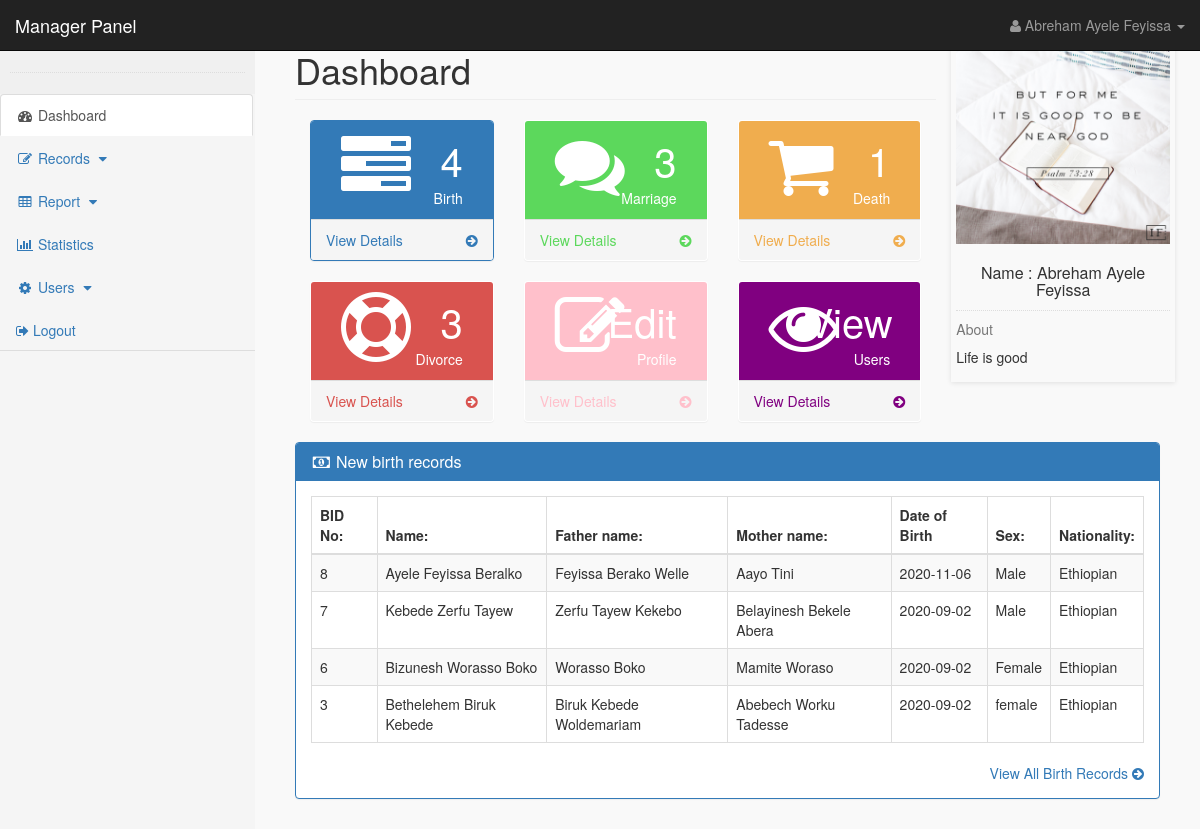
The app's page /users/manager.php?dashboard&lang=eng (signed in) with its own data.
### tables this page shows
CREATE TABLE `user` (
  `user_id` int(10) NOT NULL,
  `user_name` varchar(255) NOT NULL,
  `user_email` varchar(255) NOT NULL,
  `user_pass` varchar(255) NOT NULL,
  `user_image` text NOT NULL,
  `user_address` text NOT NULL,
  `user_bid` int(11) NOT NULL,
  `user_position` text NOT NULL,
  `user_confrim_code` text NOT NULL,
  `user_contact` text NOT NULL,
  `user_job` text NOT NULL,
  `user_manager_id` int(11) NOT NULL,
  `user_role` text NOT NULL,
  `user_about` text NOT NULL
);

CREATE TABLE `birth_records` (
  `bid` int(10) NOT NULL,
  `name` varchar(255) NOT NULL,
  `father_name` varchar(255) NOT NULL,
  `grand_father_name` varchar(255) NOT NULL,
  `gender` varchar(10) NOT NULL,
  `date_of_birth` date NOT NULL,
  `place_of_birth` varchar(255) NOT NULL,
  `region` varchar(255) NOT NULL,
  `zone` varchar(255) NOT NULL,
  `woreda` varchar(255) NOT NULL,
  `nationality` varchar(255) NOT NULL,
  `mother_bid` int(10) NOT NULL,
  `father_bid` int(10) NOT NULL,
  `mother_full_name` varchar(255) NOT NULL,
  `mother_nationality` varchar(255) NOT NULL,
  `father_full_name` varchar(255) NOT NULL,
  `father_nationality` varchar(255) NOT NULL,
  `registrar_full_name` varchar(255) NOT NULL,
  `registrar_id` int(10) NOT NULL,
  `image` text NOT NULL
);

### users/dashboard.php (the view, shortened to what this page needs)
<?php
if(!isset($_SESSION['user_email'])){
echo "<script>window.open('login.php','_self')</script>";
}
else {
?>
<html>
<head>
    <link rel="stylesheet" type="text/css" href="style.css"/>
</head>
<div class="row">
<div class="col-lg-9">
<div>
<h1 class="page-header">Dashboard</h1>
</div>
<div class="col-lg-4 col-md-6">
<div class="panel panel-primary">
<div class="panel-heading">
<div class="row">
<div class="col-xs-3">
<i class="fa fa-tasks fa-5x"> </i>
</div>
<div class="col-xs-9 text-right">
<div class="huge"> <?php echo $count_birth_records; ?> </div>
<div>Birth</div>
</div>
</div>
</div>
<a href="manager.php?view_birth_records&lang=eng">
<div class="panel-footer">
<span class="pull-left"> View Details </span>
<span class="pull-right"> <i class="fa fa-arrow-circle-right"></i> </span>
<div class="clearfix"></div>
</div>
</a>
</div>
</div>
<div class="col-lg-4 col-md-6">
<div class="panel panel-green">
<div class="panel-heading">
<div class="row">
<div class="col-xs-3">
<i class="fa fa-comments fa-5x"> </i>
</div>
<div class="col-xs-9 text-right">
<div class="huge"> <?php echo $count_marriage_records; ?> </div>
<div>Marriage</div>
</div>
</div>
</div>
<a href="manager.php?view_marriage_records&lang=eng">
<div class="panel-footer">
<span class="pull-left"> View Details </span>
<span class="pull-right"> <i class="fa fa-arrow-circle-right"></i> </span>
<div class="clearfix"></div>
</div>
</a>
</div>
</div>
<div class="col-lg-4 col-md-6">
<div class="panel panel-yellow">
<div class="panel-heading">
<div class="row">
<div class="col-xs-3">
<i class="fa fa-shopping-cart fa-5x"> </i>
</div>
<div class="col-xs-9 text-right">
<div class="huge"> <?php echo $count_death_records; ?> </div>
<div>Death</div>
</div>
</div>
</div>
<a href="manager.php?view_death_records&lang=eng">
<div class="panel-footer">
<span class="pull-left"> View Details </span>
<span class="pull-right"> <i class="fa fa-arrow-circle-right"></i> </span>
<div class="clearfix"></div>
</div>
</a>
</div>
</div>
<div class="col-lg-4 col-md-6">
<div class="panel panel-red">
<div class="panel-heading">
<div class="row">
<div class="col-xs-3">
<i class="fa fa-support fa-5x"> </i>
</div>
<div class="col-xs-9 text-right">
<div class="huge"> <?php echo $count_divorce_records; ?> </div>
<div>Divorce</div>
</div>
</div>
</div>
<a href="manager.php?view_divorce_records&lang=eng">
<div class="panel-footer">
<span class="pull-left"> View Details </span>
<span class="pull-right"> <i class="fa fa-arrow-circle-right"></i> </span>
<div class="clearfix"></div>
</div>
</a>
</div>
</div>
<div class="col-lg-4 col-md-6">
<div class="panel panel-pink">
<div class="panel-heading">
<div class="row">
<div class="col-xs-3">
<i class="fa fa-edit fa-5x"> </i>
</div>
<div class="col-xs-9 text-right">
<div class="huge"> Edit </div>
<div>Profile</div>
</div>
</div>
</div>
<a href="manager.php?user_profile=<?php echo $user_id; ?>&lang=eng">
<div class="panel-footer">
<span class="pull-left"> View Details </span>
<span class="pull-right"> <i class="fa fa-arrow-circle-right"></i> </span>
<div class="clearfix"></div>
</div>
</a>
</div>
</div>
<div class="col-lg-4 col-md-6">
<div class="panel panel-purple">
<div class="panel-heading">
<div class="row">
<div class="col-xs-3">
<i class="fa fa-eye fa-5x"> </i>
</div>
<div class="col-xs-9 text-right">
<div class="huge"> View </div>
<div>Users</div>
</div>
</div>
</div>
<a href="manager.php?view_users&lang=eng">
<div class="panel-footer">
<span class="pull-left"> View Details </span>
<span class="pull-right"> <i class="fa fa-arrow-circle-right"></i> </span>
<div class="clearfix"></div>
</div>
</a>
</div>
</div>
</div>
<div class="col-lg-3 " style="padding: 5px; margin: 15px 0px;border-radius:1px solid #e6e6e6; box-shadow: 0 1px 5px rgba(0, 0, 0, 0.1);">
    <?php
if(!isset($_SESSION['user_email'])){
}
else {
echo "
<center>
<img src='images/$user_image' class='img-responsive'>
</center>
<br>
<h3 align='center' class='panel-title'> Name : $user_name </h3>
";
}
    ?>
    <hr class="dotted short">
<h5 class="text-muted">About</h5>
<p>
    <?php echo $user_about; ?>
</p>
</div>
</div>
<div class="row" >
<div class="col-lg-12" >
<div class="panel panel-primary" >
<div class="panel-heading" >
<h3 class="panel-title" >
<i class="fa fa-money fa-fw" ></i> New birth records
</h3>
</div>
<div class="panel-body" >
<div class="table-responsive" >
<table class="table table-bordered table-hover table-striped" >
<thead>
<tr>
<th>BID No:</th>
<th>Name:</th>
<th>Father name:</th>
<th>Mother name:</th>
<th>Date of Birth</th>
<th>Sex:</th>
<th>Nationality:</th>
</tr>
</thead>
<tbody>
<?php
$get_birth_record = "select * from birth_records order by 1 DESC LIMIT 0,5";
$run_birth_record = mysqli_query($con,$get_birth_record);
while($row_birth_record=mysqli_fetch_array($run_birth_record)){
$bid = $row_birth_record['bid'];
$name = $row_birth_record['name'];
$fname= $row_birth_record['father_name'];
$gfname= $row_birth_record['grand_father_name'];
$dob=$row_birth_record['date_of_birth'];
$nationality= $row_birth_record['nationality'];
$f_name= $row_birth_record['father_full_name'];
$m_name= $row_birth_record['mother_full_name'];
$sex= $row_birth_record['gender'];
?>
<tr>
<td><?php echo $bid; ?></td>
<td>
<?php
echo $name.' '.$fname.' '.$gfname;
?>
</td>
<td><?php echo $f_name; ?></td>
<td><?php echo $m_name; ?></td>
<td><?php echo $dob; ?></td>
<td><?php echo $sex; ?></td>
<td><?php echo $nationality; ?></td>
</tr>
<?php } ?>
</tbody>
</table>
</div>
<div class="text-right" >
<a href="manager.php?view_birth_records" >
View All Birth Records <i class="fa fa-arrow-circle-right" ></i>
</a>
</div>
</div>
</div>
</div>
</div>
<?php } ?>
</html>

### users/includes/manager_sidebar.php (shortened to what this page needs)
<nav class="navbar navbar-inverse  navbar-fixed-top ">
    <div class="navbar-header">
        <a class="navbar-brand" href="manager.php?dashboard">Manager Panel</a>
    </div>
    <ul class="nav navbar-right top-nav" >
        <li class="dropdown">
            <a href="#" class="dropdown-toggle" data-toggle="dropdown">
                <i class="fa fa-user"></i>
                <?php echo $user_name; ?> <b class="caret"></b>
            </a>
        </li>
    </ul>
    <div class="  collapse navbar-collapse navbar-ex1-collapse">
        <div class="nav navbar-nav side-nav " style="background-color: whitesmoke;">
            <div style=" background:#f0f0f0; padding: 10px; ">
                <?php
$user_session = $_SESSION['user_email'];
$get_user = "select * from user where user_email='$user_session'";
$run_user = mysqli_query($con,$get_user);
$row_user = mysqli_fetch_array($run_user);
$user_image = $row_user['user_image'];
$user_name = $row_user['user_name'];
$user_about=$row_user['user_about'];
?>
                <hr class="dotted short">
            </div>
            <div class="">
            <ul class="nav nav-tabs nav-stacked" style="background: whitesmoke;">
                <li class="<?php if(isset($_GET['dashboard'])){ echo "active"; } ?>">
                    <a href="manager.php?dashboard&lang=eng"> <i class="fa fa-fw fa-dashboard"> </i> Dashboard </a>
                </li>
                <li>
                    <a href="#" data-toggle="collapse" data-target="#records">
                        <i class="fa fa-fw fa-edit"></i> Records
                        <i class="fa fa-fw fa-caret-down"></i>
                    </a>
                </li>
                <li class="<?php if(isset($_GET['user_report'])||isset($_GET['reg_report'])){ echo "active"; } ?>">
                    <a href="#" data-toggle="collapse" data-target="#reports">
                        <i class="fa fa-fw fa-table"></i> Report
                        <i class="fa fa-fw fa-caret-down"></i>
                    </a>
                </li>
                <li>
                <li class="<?php if(isset($_GET['manager_stat'])){ echo "active"; } ?>">
                    <a href="manager.php?manager_stat&lang=eng"><i class="fa fa-fw fa-bar-chart"></i> Statistics </a>
                </li>
                <li>
                    <a href="#" data-toggle="collapse" data-target="#users">
                        <i class="fa fa-fw fa-gear"></i> Users
                        <i class="fa fa-fw fa-caret-down"></i>
                    </a>
                </li>
                <li>
                    <a href="logout.php"> <i class="fa fa-sign-out"></i> Logout </a>
                </li>
            </ul>
            </div>
        </div>
    </div>
</nav>

### users/styles/style.css (style rules this page uses)
body { margin-top: 100px; }
@media (min-width: 768px) { body { margin-top: 50px; } }
.top-nav { padding: 0 15px; }
.top-nav>li { display: inline-block; float: left; }
.top-nav>li>a { padding-top: 15px; padding-bottom: 15px; line-height: 20px; color: #999; }
@media (min-width: 768px) { .side-nav { position: fixed; top: 51px; width: 255px; border-radius: 0; overflow-y: auto; background-color: #222; bottom: 0; overflow-x: hidden; padding-bottom: 40px; } }
.huge { font-size: 40px; line-height: normal; }
.panel-green>.panel-heading { color: #fff; background-color: #5cd85c; }
.panel-green>a { color: #5cd85c; }
.panel-purple>.panel-heading { color: #fff; background-color: purple; }
.panel-purple>a { color: purple; }
.panel-pink>.panel-heading { color: #fff; background-color: pink; }
.panel-pink>a { color: pink; }
.panel-red>.panel-heading { color: #fff; background-color: #d9534f; }
.panel-red>a { color: #d9534f; }
.panel-yellow>.panel-heading { color: #fff; background-color: #f0ad4e; }
.panel-yellow>a { color: #f0ad4e; }
.panel-body { border-radius: 5px; }
hr { border: 0; height: 1px; margin: 22px 0 22px 0; }
hr.dotted { height: 0; border-bottom: 1px dotted #ddd; margin: 11px 0 11px 0; }

### users/styles/main.css (style rules this page uses)
body { background-color: rgb(248, 248, 248); }
.row { margin: 0px auto; }

### admin_area/css/style.css (style rules this page uses)
body { margin-top:100px; }
@media (min-width: 768px) { body { margin-top:50px; } }
.top-nav { padding:0 15px; }
.top-nav>li { display:inline-block; float:left; }
.top-nav>li>a { padding-top:15px; padding-bottom:15px; line-height:20px; color:#999; }
@media (min-width: 768px) { .side-nav { position:fixed; top:51px; width:255px; border-radius:0; overflow-y:auto; background-color: #222; bottom:0; overflow-x:hidden; padding-bottom:40px; } }
.huge { font-size:40px; line-height:normal; }
.panel-green > .panel-heading { color:#fff; background-color:#5cd85c; }
.panel-green > a { color:#5cd85c; }
.panel-red > .panel-heading { color:#fff; background-color:#d9534f; }
.panel-red > a { color:#d9534f; }
.panel-yellow > .panel-heading { color:#fff; background-color:#f0ad4e; }
.panel-yellow > a { color:#f0ad4e; }
.panel-body { border-radius:5px; }
hr { border:0; height: 1px; margin: 22px 0 22px 0; }
hr.dotted { height:0; border-bottom: 1px dotted #ddd; margin: 11px 0 11px 0; }

### records on screen
user: user_name "Abreham Ayele Feyissa", user_image (picture), user_about "Life is good"
birth_records: bid "8", name "Ayele", father_name "Feyissa", grand_father_name "Beralko", father_full_name "Feyissa Berako Welle", mother_full_name "Aayo Tini", date_of_birth "2020-11-06", gender "Male", nationality "Ethiopian"
birth_records: bid "7", name "Kebede", father_name "Zerfu", grand_father_name "Tayew", father_full_name "Zerfu Tayew Kekebo", mother_full_name "Belayinesh Bekele Abera", date_of_birth "2020-09-02", gender "Male", nationality "Ethiopian"
birth_records: bid "6", name "Bizunesh", father_name "Worasso", grand_father_name "Boko", father_full_name "Worasso Boko", mother_full_name "Mamite Woraso", date_of_birth "2020-09-02", gender "Female", nationality "Ethiopian"
birth_records: bid "3", name "Bethelehem", father_name "Biruk", grand_father_name "Kebede", father_full_name "Biruk Kebede Woldemariam", mother_full_name "Abebech Worku Tadesse", date_of_birth "2020-09-02", gender "female", nationality "Ethiopian"

### other values on screen
$count_birth_records "4"
$count_marriage_records "3"
$count_death_records "1"
$count_divorce_records "3"
